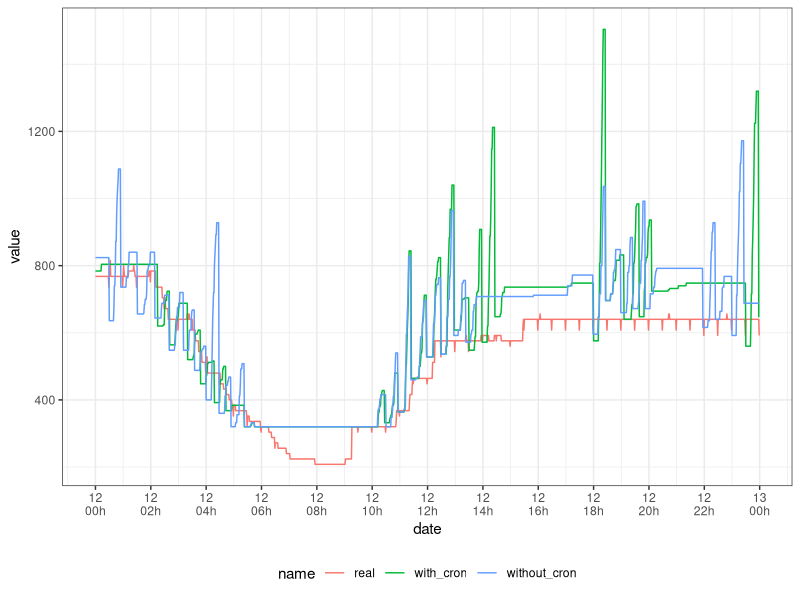
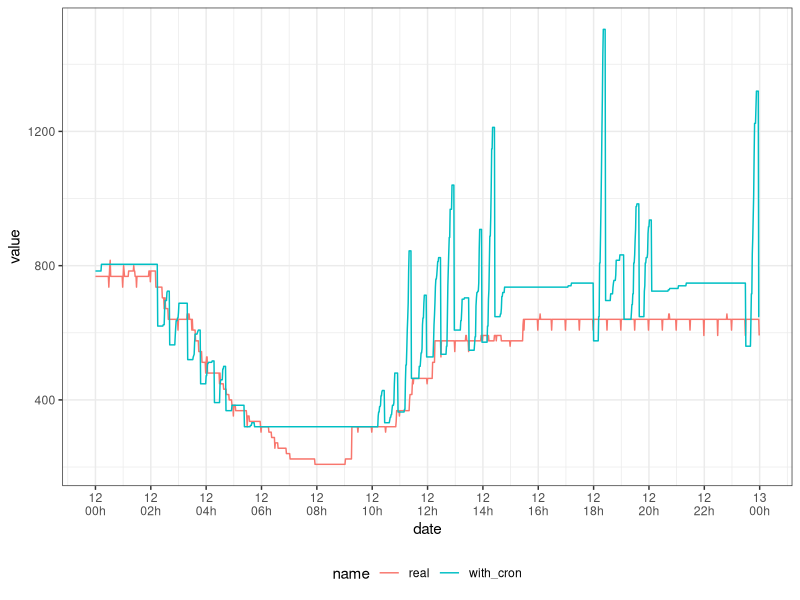
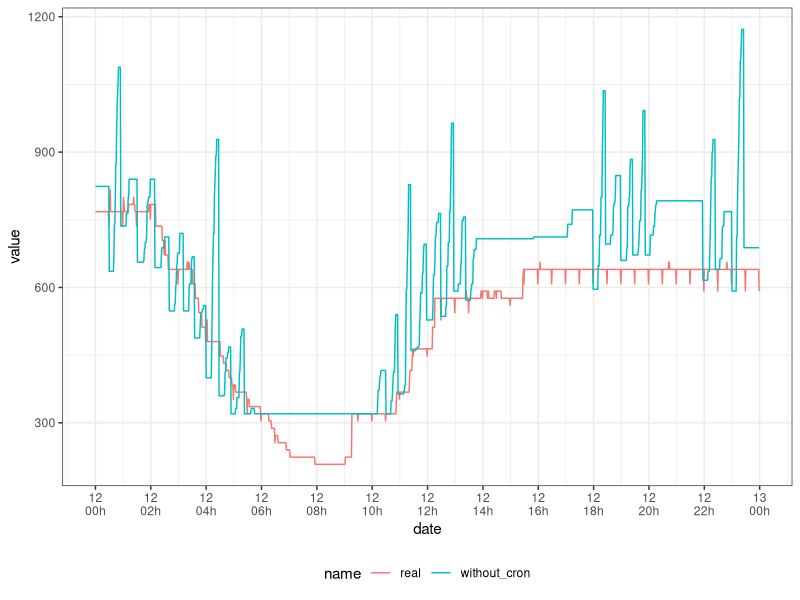

Here is the R script that generated these plots, in order:
## ---- chunk 1
library(tidyverse)
library(dplyr)
library(ggplot2)
theme_set(theme_bw())
## ---- chunk 2
with_cron <- read_csv("output_with_cron.csv")
without_cron <- read_csv("output_without_cron.csv")
## ---- chunk 3
comparison <- data.frame(with_cron$timestamp, with_cron$RealAllocatedCores, with_cron$AllocatedCores, without_cron$AllocatedCores) 
comparison <- comparison %>% 
  rename(timestamp = with_cron.timestamp, real = with_cron.RealAllocatedCores, with_cron = with_cron.AllocatedCores, without_cron = without_cron.AllocatedCores) %>% 
  mutate(date = as.POSIXct(timestamp, origin = "1970-01-01"))
## ---- chunk 4
comparison %>%
  filter(timestamp >= 1652313600 & timestamp < 1652400000) %>% 
  pivot_longer(c(real, with_cron, without_cron)) %>% 
  ggplot(aes(x = date, y = value, color = name)) +
  geom_line() +
  theme(legend.position = "bottom") +
  scale_x_datetime(date_breaks = "2 hours", date_labels = "%d\n%Hh")
## ---- chunk 5
comparison %>% 
  filter(timestamp >= 1652313600 & timestamp < 1652400000) %>% 
  pivot_longer(c(real, with_cron)) %>% 
  ggplot(aes(x = date, y = value, color = name)) +
  geom_line() +
  theme(legend.position = "bottom") +
  scale_x_datetime(date_breaks = "2 hours", date_labels = "%d\n%Hh")
## ---- chunk 6
comparison %>% 
  filter(timestamp >= 1652313600 & timestamp < 1652400000) %>% 
  pivot_longer(c(real, without_cron)) %>% 
  ggplot(aes(x = date, y = value, color = name)) +
  geom_line() +
  theme(legend.position = "bottom") +
  scale_x_datetime(date_breaks = "2 hours", date_labels = "%d\n%Hh")
